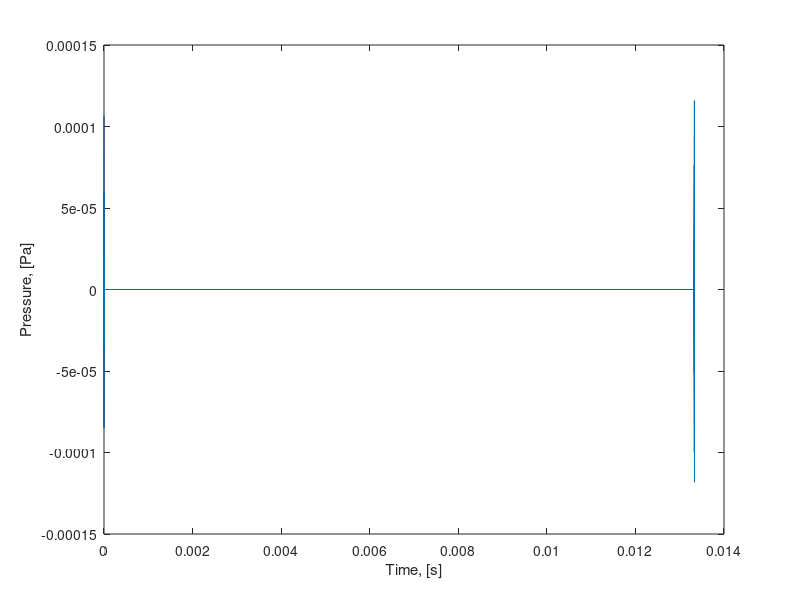
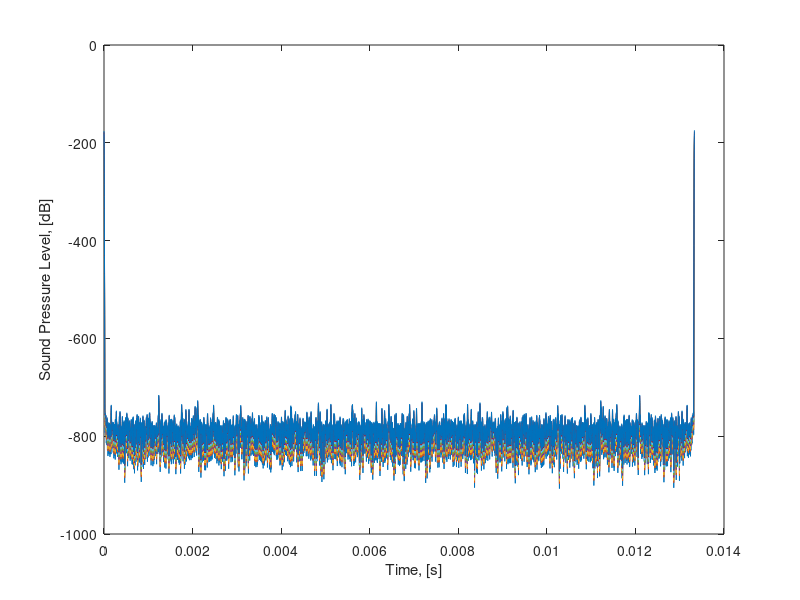
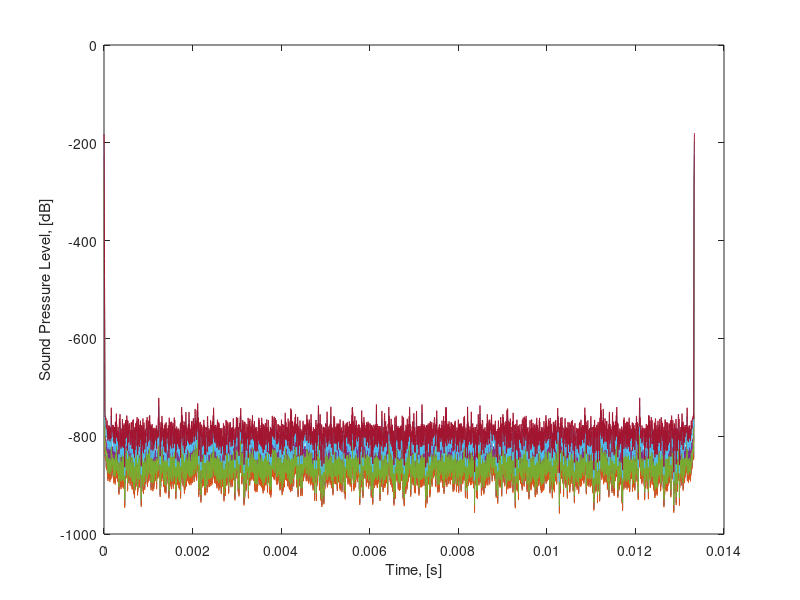

MATLAB code to generate these figures, in order:
%% Single Beam Sonar
%%  Sonar Point-Scatter Model
% Contributors: Andreina Rascon, Derek Olson, Woeng-Sug Choi

clear;
close all;
clc;

% Input Parameters
% The BlueView P900-45 is used as an example sonar for the purposes of
% demonstrating the point-scatter model


%% Sonar Parameters
sonarFreq = 900E3; % Sonar frquency
bandwidth = 29.5e4; % [Hz]
freqResolution = 100e2;
beamWidth = 0.1; % radians
nRays = 3;


% Beam Parameters
nBeams = 8;

% th = absolute look angle
th = beamWidth.*(-nBeams/2+1:nBeams/2); % assuming the sonar is centered at zero theta

sinc = @(x) sin(x)./x;

%% Input Parameters
soundSpeed = 1500.0; % [m/s]

% % Incidence angle calculation
% ray.vector = [z_xi z_yi z_zi];  % directions, magnitude is 1
% norm.vector = [n_xi n_yi n_zi]; % directions, magnitude is 1
% psi = acos(dot(ray.vector,norm.vector));    % [rad]
% ray.alpha = pi-psi;

% Target information (which should be obtained from ray gazebo plugin)
% 3 Targets, One dimension, no incident angle

ray.distance = [2, 5, 10];
ray.alpha = [0.1, 0.2, 0.3];
ray.azimuthAngleWidth = [0.1, 0.1, 0.1];
ray.elevationAngleWidth = [0.1, 0.1, 0.1];

% Surface Reflectivity
mu = 10e-4;


% Frequency spectrum
fmin = sonarFreq - bandwidth/2*4;
fmax = sonarFreq + bandwidth/2*4;

% Sampling periods
max_T = max(ray.distance)*2/soundSpeed;
delta_f = 1/max_T;
delta_t = 1/(fmax - fmin);

nFreq = round((fmax - fmin) / delta_f);
freq = linspace(fmin,fmax,nFreq);
time = linspace(0,max_T,nFreq);
NT = nFreq; % dimensionless number of time samples

% Transmit spectrum, frequency domain
S_f = exp(-(freq-sonarFreq).^2.*pi^2./bandwidth^2);

% define wave vector
kw = 2*pi*freq/soundSpeed;
        
% add attenuation
absorption = 0.0354; % [dB/m]
attenuation = absorption*log(10)/20;
K = kw + 1j*attenuation;

%% Point Scattering model
% Calculate echo level using the point scatter model

P_f = zeros(nBeams,nRays,nFreq);    % pre-allocate P(f)
P_f_ray = zeros(nRays,nFreq);       % pre-allocate ray P(f)
P_t_modified = zeros(nBeams,nFreq);
% beamPatternCurrent = zeros(nBeams);


% Beamforming Loop

for k = 1:nBeams
    
    % Ray Loop
    for i = 1:nRays
        xi_z = rand;   % generate a random number, (Gaussian noise)
        xi_y = rand;   % generate another random number, (Gaussian noise)
        
        alpha = ray.alpha(i);
        distance = ray.distance(i);
        azimuthAngleWidth = ray.azimuthAngleWidth(i);
        elevationAngleWidth = ray.elevationAngleWidth(i);
        amplitude = ((xi_z+1j*xi_y)/sqrt(2))*(sqrt(mu*cos(alpha)^2*distance^2*azimuthAngleWidth*elevationAngleWidth));
        
        % travel time
        travelTime = distance*2/soundSpeed;
        
        
        % Summation of Echo returned from a signal
        P_f_ray(i,:) = (P_f_ray(i,:) + S_f.*amplitude.*exp(1i.*K.*distance*2)./(distance^2));
        
    end
        P_f(k,i,:) = P_f_ray(i,:); 
     
        P_beam = squeeze(sum(P_f,2));
        
        
        thetaCurrent =  th(k); % should be th(k) but at 0 you get NaN, need to make a condition because it is undefined at 0 to just make it a smal number;
        beamPatternCurrent = sinc((th - thetaCurrent)./beamWidth);

        % frequency domain to time domain
        P_t = ifft(P_beam,[],2);
     
        P_t_modified = beamPatternCurrent'.*P_t; %p_t is nFreqxnBeams, and beamPatternCurrent is nBeamsx1
    
end



%% Plotting

% Plot inverse fast fourier transform 


% figure (1)
plot(time,P_t)
xlabel('Time, [s]')
ylabel('Pressure, [Pa]')

% % Plot Sound Pressure Level of Echo Level
SPL = 20*log(abs(P_t)); % sound pressure level, [dB]

figure (2)
plot(time,SPL)
xlabel('Time, [s]')
ylabel('Sound Pressure Level, [dB]')


% % Plotting Beam Formed Data
 
SPL_modified = 20*log(abs(P_t_modified)); % sound pressure level, [dB]

figure (3)
plot(time,SPL_modified)
xlabel('Time, [s]')
ylabel('Sound Pressure Level, [dB]')



